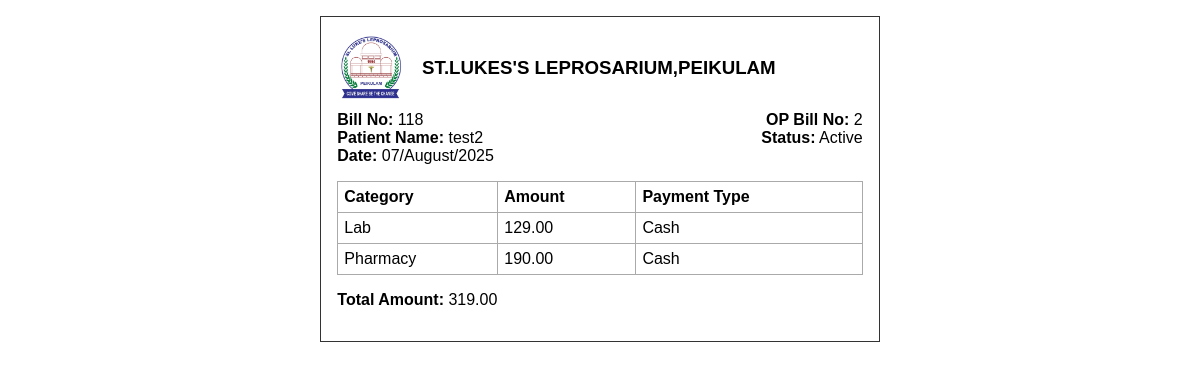
Screenshot of /bill/118 with the database file from the repository.
### app.py (models this page shows)
class HeaderEntry(db.Model):
    id = db.Column(db.Integer, primary_key=True)
    op_bill_no = db.Column(db.String(50), nullable=False)
    patient_name = db.Column(db.String(100), nullable=False)
    date = db.Column(db.Date, nullable=False)
    is_cancelled = db.Column(db.Boolean, default=False, nullable=False)
    created_at = db.Column(db.DateTime, default=lambda: datetime.now(IST), nullable=False)
    updated_at = db.Column(db.DateTime, default=lambda: datetime.now(IST), onupdate=lambda: datetime.now(IST), nullable=False)
    details = db.relationship('DetailsEntry', backref='header', lazy=True)

class DetailsEntry(db.Model):
    id = db.Column(db.Integer, primary_key=True)
    header_id = db.Column(db.Integer, db.ForeignKey('header_entry.id'), nullable=False)
    category_id = db.Column(db.Integer, db.ForeignKey('category.id'), nullable=False)
    amount = db.Column(db.Float, nullable=False)
    payment_type_id = db.Column(db.Integer, db.ForeignKey('payment_type.id'), nullable=False)
    category = db.relationship('Category', backref='details_entries')
    payment_type = db.relationship('PaymentType', backref='details_entries')

class Category(db.Model):
    id = db.Column(db.Integer, primary_key=True)
    name = db.Column(db.String(100), unique=True, nullable=False)

class PaymentType(db.Model):
    id = db.Column(db.Integer, primary_key=True)
    name = db.Column(db.String(100), unique=True, nullable=False)

### app.py (the view)
@app.route('/bill/<int:header_id>')
def print_bill(header_id):
    header = HeaderEntry.query.get_or_404(header_id)
    details = DetailsEntry.query.filter_by(header_id=header.id).all()
    return render_template('print_bill.html', header=header, details=details)

### app.py (called while the page is built, shortened)
@app.context_processor
def inject_usertype():
    return dict(session=session)

@app.before_request
def daily_backup():
    if not os.path.exists(BACKUP_DIR):
        os.makedirs(BACKUP_DIR)
    today = datetime.now().strftime('%Y-%m-%d')
    last_backup = None
    if os.path.exists(LAST_BACKUP_FILE):
        with open(LAST_BACKUP_FILE, 'r') as f:
            last_backup = f.read().strip()

### templates/print_bill.html (shortened to what this page needs)
<!DOCTYPE html>
<html>
<head>
</head>
<body>
    <div class="bill">
        <div style="display: flex; align-items: center; justify-content: flex-start; margin-bottom: 8px;">
            <img src="/static/logo.jpg" alt="Logo" style="height:70px; width:auto; margin-right:18px; display:block;">
            <div style="flex:1;">
                <h3 style="margin:0;">ST.LUKES'S LEPROSARIUM,PEIKULAM</h3>
            </div>
        </div>
        <div style="display: flex; justify-content: space-between; align-items: flex-start; margin-bottom: 8px;">
            <div>
                <strong>Bill No:</strong> {{ header.id }}<br>
                <strong>Patient Name:</strong> {{ header.patient_name }}<br>
                <strong>Date:</strong> {{ header.date.strftime('%d/%B/%Y') }}<br>
            </div>
            <div style="text-align: right; min-width: 140px;">
                <strong>OP Bill No:</strong> {{ header.op_bill_no }}<br>
                <strong>Status:</strong> {% if header.is_cancelled %}<span style="color:red;">Cancelled</span>{% else %}Active{% endif %}<br>
            </div>
        </div>
        <table>
            <tr>
                <th>Category</th>
                <th>Amount</th>
                <th>Payment Type</th>
            </tr>
            {% for d in details %}
            <tr>
                <td>{{ d.category.name }}</td>
                <td>{{ "%.2f"|format(d.amount) }}</td>
                <td>{{ d.payment_type.name }}</td>
            </tr>
            {% endfor %}
        </table>
        <p><strong>Total Amount:</strong> {{ "%.2f"|format(details|sum(attribute='amount')) }}</p>
    </div>
</body>
</html>

### templates/print_bill.html (style rules this page uses)
body { font-family: Arial, sans-serif; width: 148mm; margin: 0 auto; }
.bill { border: 1px solid #333; padding: 16px; margin-top: 16px; }
table { width: 100%; border-collapse: collapse; margin-top: 1em; }
th, td { border: 1px solid #aaa; padding: 6px; text-align: left; }

### rows the page displays
HeaderEntry: id "118", patient_name "test2", date "07/August/2025", op_bill_no "2"
DetailsEntry: category.name "Lab", amount "129.00", payment_type.name "Cash"
DetailsEntry: category.name "Pharmacy", amount "190.00", payment_type.name "Cash"

### other values shown
{{ "%.2f"|format(details|sum(attribute='amount')) }} "319.00"
